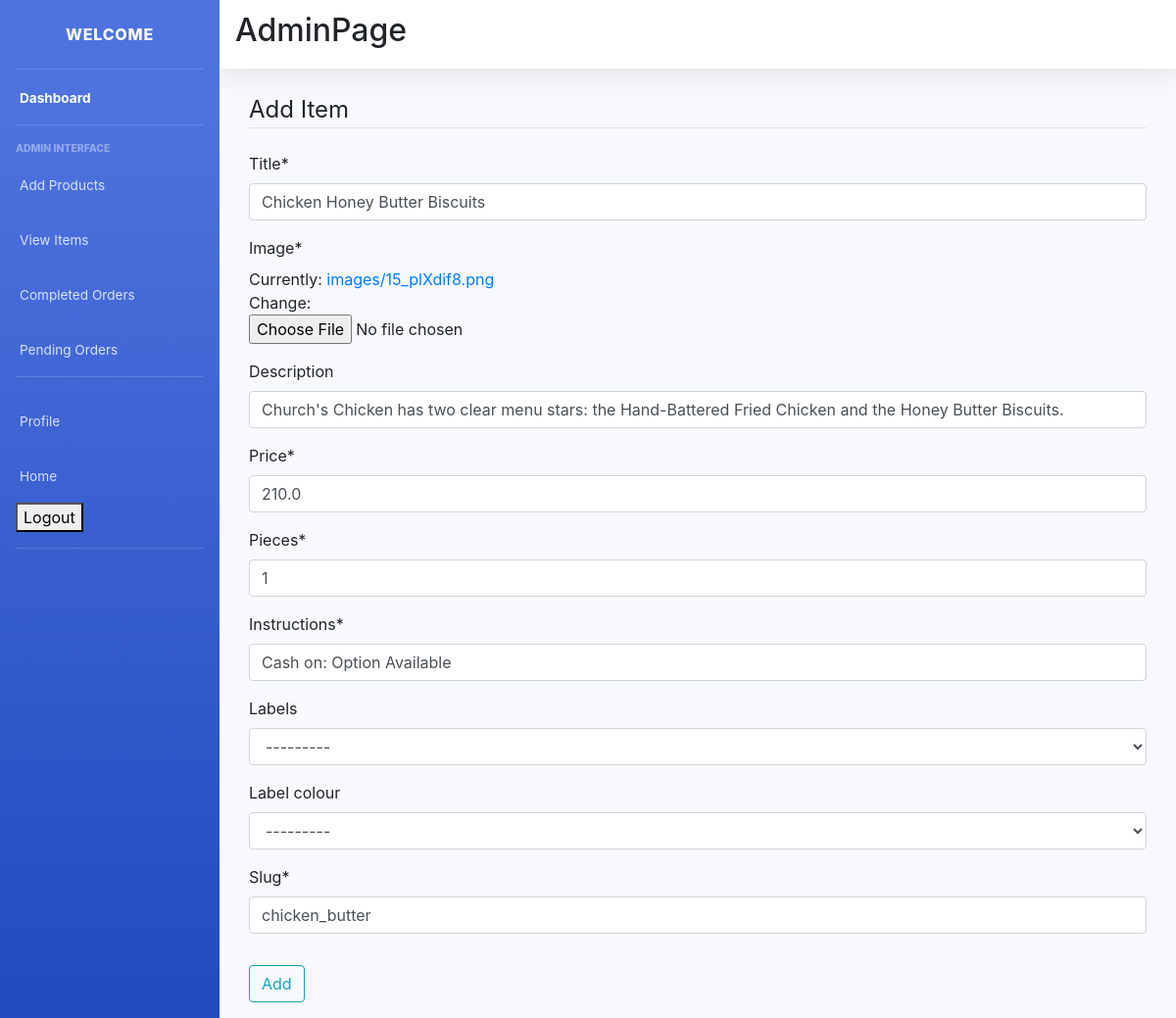
Page /item-update/chicken_butter/ (signed in) on the committed database.
### main/models.py (models this page shows, shortened)
class Item(models.Model):
    LABELS = (
        ('BestSeller', 'BestSeller'),
        ('New', 'New'),
        ('Spicy🔥', 'Spicy🔥'),
    )
    LABEL_COLOUR = (
        ('danger', 'danger'),
        ('success', 'success'),
        ('primary', 'primary'),
        ('info', 'info')
    )
    title = models.CharField(max_length=150)
    description = models.CharField(max_length=250,blank=True)
    price = models.FloatField()
    pieces = models.IntegerField(default=6)
    instructions = models.CharField(max_length=250,default="Jain Option Available")
    image = models.ImageField(default='default.png', upload_to='images/')
    labels = models.CharField(max_length=25, choices=LABELS, blank=True)
    label_colour = models.CharField(max_length=15, choices=LABEL_COLOUR, blank=True)
    slug = models.SlugField(default="sushi_name")
    created_by = models.ForeignKey(User, on_delete=models.CASCADE)

### main/views.py (the view, shortened to what this page needs)
# urls.py: path('item-update/<slug>/', ItemUpdateView.as_view(), name='item-update'),
class ItemUpdateView(LoginRequiredMixin, UserPassesTestMixin, UpdateView):
    model = Item
    fields = ['title', 'image', 'description', 'price', 'pieces', 'instructions', 'labels', 'label_colour', 'slug']
    def test_func(self):
        item = self.get_object()
        if self.request.user == item.created_by:
            return True
        return False

### main/templates/main/item_form.html (shortened to what this page needs)
{% extends "main/layout2.html" %}
{% load crispy_forms_tags %}
{% block content %}
<div class="form">
    <div class="container">
        <div class="row">
            <div class="col-sm-12">
                <form method="POST" enctype="multipart/form-data">
                    <fieldset class="form-group">
                        <legend class="border-bottom mb-4">Add Item</legend>
                        {{ form|crispy }}
                    </fieldset>
                    <div class="form-group">
                        <button class="btn btn-outline-info" type="submit">Add</button>
                    </div>
                </form>
            </div>
        </div>
    </div>
</div>
{% endblock content %}

### rows in the picture
Item: title "Chicken Honey Butter Biscuits", description "Church's Chicken has two clear menu stars: the Hand-Battered Fried Chicken and the Honey Butter Biscuits.", price "210.0", pieces "1", instructions "Cash on: Option Available", labels "---------", label_colour "---------", slug "chicken_butter"
